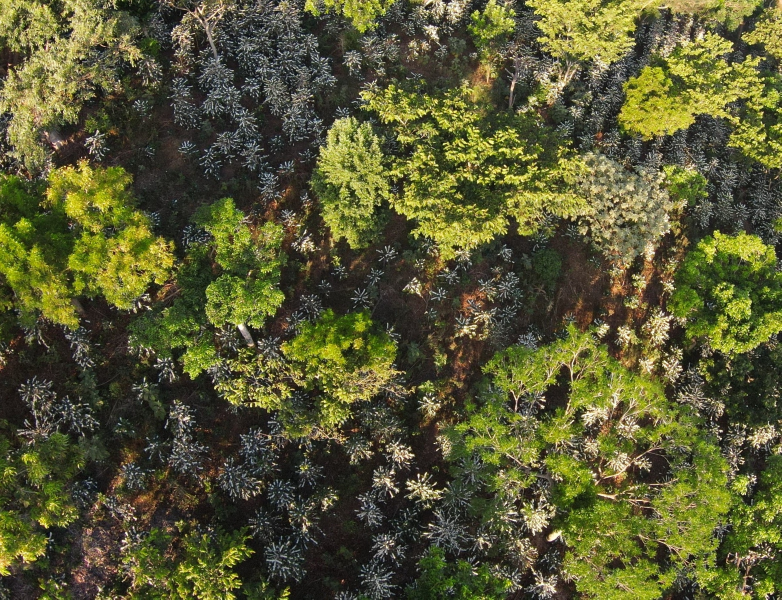
#> input picture Selection/Agricam_01F.JPG, 2344 x 1798 px (shown at 1/3 size); its folder holds only this picture in this run
$ python ShadesLevels.py
#> lines starting #> are read from the running program, lines starting #| are printed output that depends on the picture; after the words box and inside, x2 and y2 are one past the last pixel; in counts of white or black regions, pixels touching at a corner belong together
import cv2
import numpy as np
import math
import os

def calculate_area_per_pixel_factor(resolution_horizontal, resolution_vertical, focal_length, drone_height):
    # Convertir el ángulo de apertura a radianes
    angle_of_view_rad = math.radians(focal_length)
    # Calcular el tamaño del píxel en metros en ambas dimensiones
    pixel_size_horizontal_m = 2 * drone_height * math.tan(angle_of_view_rad / 2) / resolution_horizontal
    pixel_size_vertical_m = 2 * drone_height * math.tan(angle_of_view_rad / 2) / resolution_vertical
    # Calcular el factor de conversión de área por píxel (metros cuadrados/píxel)
    factor = pixel_size_horizontal_m * pixel_size_vertical_m
    return factor

def Image_Reading(image_path):
    # Load the image using OpenCV
#> called with image_path = './Selection/Agricam_01F.JPG'
    image = cv2.imread(image_path)
#> image is the input picture: shape (1798, 2344, 3); mean B, G, R 51.4, 89.1, 88.8
    if image is None:
        print("Could not load the image.")
        return
    else:
        return image

def Apply_Green_Highlight(image):
    # Convert image to HSV color space
    hsv_image = cv2.cvtColor(image, cv2.COLOR_BGR2HSV)

    # Define the range of green color in HSV
    lower_green = np.array([24, 40, 40])
    upper_green = np.array([90, 255, 255])

    # Create a mask for green color
    green_mask = cv2.inRange(hsv_image, lower_green, upper_green)

    # Create a black image of the same size as input
    highlight_image = np.zeros_like(image)

    # Set the green region in the highlight image
    highlight_image[green_mask > 0] = [0, 255, 0]  # Highlight in green

    # Combine the highlight image and the original image
    highlighted_image = cv2.addWeighted(image, 0.7, highlight_image, 0.3, 0)

    return highlighted_image, green_mask

def Apply_TopHat(image):
    # Define the kernel size for top hat
    kernel_size = (10, 10)

    # Create a rectangular kernel
    kernel = cv2.getStructuringElement(cv2.MORPH_RECT, kernel_size)

    # Apply the grayscale open operation as top hat
    top_hat = cv2.morphologyEx(image, cv2.MORPH_OPEN, kernel)

    return top_hat

# [11 lines left out: function Apply_ClosingAndOpening, not called in this run]

def Apply_OpeningAndClosing(image, kernel_size1,kernel_size2):


    # Create a rectangular kernel
    kernel1 = cv2.getStructuringElement(cv2.MORPH_RECT, kernel_size1)
    kernel2 = cv2.getStructuringElement(cv2.MORPH_RECT, kernel_size2)

    # Apply the opening operation
    opened_image = cv2.morphologyEx(image, cv2.MORPH_OPEN, kernel2)

    # Apply the closing operation
    closed_image = cv2.morphologyEx(opened_image, cv2.MORPH_CLOSE, kernel1)

    return closed_image

def filter_objects_by_area(binary_image, min_contour_area):
    # Find contours in the binary image
    contours, _ = cv2.findContours(binary_image, cv2.RETR_EXTERNAL, cv2.CHAIN_APPROX_SIMPLE)

    # Create an image to store the selected objects
    selected_objects_image = np.zeros_like(binary_image)

    for contour in contours:
        contour_area = cv2.contourArea(contour)
        if contour_area >= min_contour_area:
            cv2.drawContours(selected_objects_image, [contour], -1, 255, -1)

    return selected_objects_image

def Percentage_shades(segment_mask):
    # Calculate the percentage of white and black pixels in the segment mask
    total_pixels = segment_mask.shape[0] * segment_mask.shape[1]
    white_pixels = np.sum(segment_mask == 255)
    shades_percentage = (white_pixels / total_pixels) * 100

    # Value of shades in square meters
    # Datos proporcionados
    resolution_horizontal = 3840  # Resolución horizontal de la imagen en píxeles
    resolution_vertical = 2160    # Resolución vertical de la imagen en píxeles
    focal_length_deg = 155         # Ángulo de apertura focal en grados
    drone_height_m = 28          # Altura del dron sobre el terreno en metros
    factor = calculate_area_per_pixel_factor(resolution_horizontal, resolution_vertical, focal_length_deg, drone_height_m)

    shades_decimal= white_pixels * factor

    print(f"Shades[%]: {shades_percentage:.2f}%")
    print(f"Shades[\u33A1]: {shades_decimal:.2f}")

def Display_and_Save_Images(resized_image, gree_image1,green_mask1,top_hat_image,gree_image2,green_mask2,Apply_OpeningAndClosing_Image,Filtered_byArea_Image,  segmented_result, image_name):
    #cv2.imshow('Original Image', original_image)
    #cv2.imshow('Segment result', segmented_result)

    # Save the images to the "results" folder
    result_folder = "./results"
    os.makedirs(result_folder, exist_ok=True)


    original_image_path = os.path.join(result_folder, f"{image_name}_original.jpg")
    gree_image1_image_path = os.path.join(result_folder, f"{image_name}_gree_image1.jpg")
    green_mask1_image_path = os.path.join(result_folder, f"{image_name}_green_mask1.jpg")
    top_hat_image_image_path = os.path.join(result_folder, f"{image_name}_top_hat.jpg")
    gree_image2_image_path = os.path.join(result_folder, f"{image_name}_gree_image2.jpg")
    green_mask2_image_path = os.path.join(result_folder, f"{image_name}_green_mask2.jpg")
    Apply_OpeningAndClosing_Image_image_path = os.path.join(result_folder, f"{image_name}_Apply_OpeningAndClosing.jpg")
    Filtered_byArea_Image_Image_image_path =os.path.join(result_folder, f"{image_name}_Filtered_byArea.jpg")
    segmented_result_path = os.path.join(result_folder, f"{image_name}_segmented.jpg")


    cv2.imwrite(original_image_path, resized_image)
    cv2.imwrite(gree_image1_image_path, gree_image1)
    cv2.imwrite(green_mask1_image_path, green_mask1)
    cv2.imwrite(top_hat_image_image_path, top_hat_image)
    cv2.imwrite(gree_image2_image_path, gree_image2)
    cv2.imwrite(green_mask2_image_path, green_mask2)
    cv2.imwrite(Apply_OpeningAndClosing_Image_image_path, Apply_OpeningAndClosing_Image)
    cv2.imwrite(Filtered_byArea_Image_Image_image_path, Filtered_byArea_Image)
    cv2.imwrite(segmented_result_path, segmented_result)

    cv2.waitKey(1000)  # Display images for 1 second
    cv2.destroyAllWindows()

def get_image_paths_in_folder(folder_path, extensions=[".jpg", ".png", ".jpeg"]):
    image_paths = []

    for root, _, files in os.walk(folder_path):
        for file in files:
            if any(file.lower().endswith(ext) for ext in extensions):
                image_paths.append(os.path.join(root, file))

    return image_paths


if __name__ == "__main__":
    image_paths = get_image_paths_in_folder('./Selection/')
    for elemento in image_paths:
        #Read Image path
        image_name = os.path.splitext(os.path.basename(elemento))[0]
        #Read Image
        original_image = Image_Reading(elemento)
        #Resize Image
        resized_image = cv2.resize(original_image, (800, 600))
        #Filtered by color
        gree_image1, green_mask1 = Apply_Green_Highlight(resized_image)
#> in Apply_Green_Highlight, `green_mask = cv2.inRange(hsv_image, lower_green, upper_green)`:
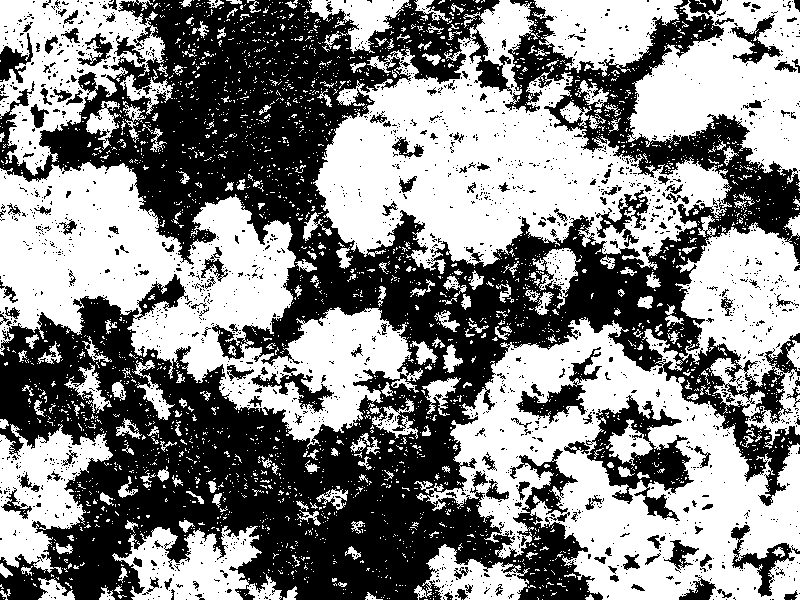
#> green_mask: shape (600, 800); 52.6% white; 2043 black regions (1867 under 20 px), largest, box (x1, y1, x2, y2) and area: (0, 0, 800, 600) 200007, (586, 395, 694, 522) 5028, (516, 347, 602, 424) 1676
#> in Apply_Green_Highlight, `highlighted_image = cv2.addWeighted(image, 0.7, highlight_image, 0.3, 0)`:
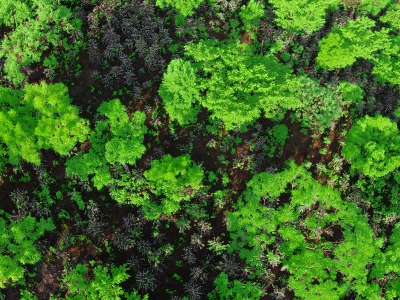
#> highlighted_image: shape (600, 800, 3) (shown at 1/2 size); mean B, G, R 35.9, 102.5, 62.1
        #Apply Top-Hat filter
        top_hat_image = Apply_TopHat(gree_image1)
#> in Apply_TopHat, `top_hat = cv2.morphologyEx(image, cv2.MORPH_OPEN, kernel)`:
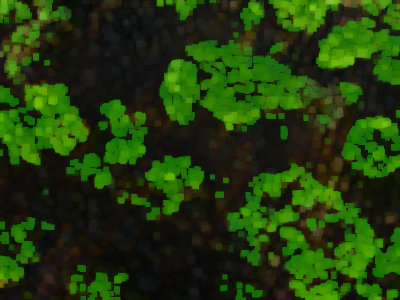
#> top_hat: shape (600, 800, 3) (shown at 1/2 size); mean B, G, R 10.2, 59.4, 32.7
        #Green mask application
        gree_image2, green_mask2 = Apply_Green_Highlight(top_hat_image)
#> in Apply_Green_Highlight (call 2), `highlighted_image = cv2.addWeighted(image, 0.7, highlight_image, 0.3, 0)`:
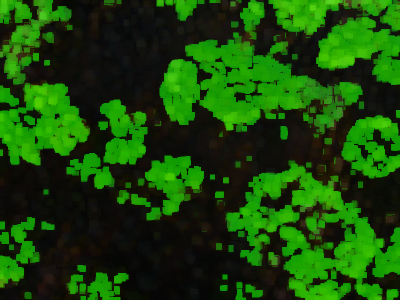
#> highlighted_image: shape (600, 800, 3) (shown at 1/2 size); mean B, G, R 7.2, 72.2, 22.9
        Apply_OpeningAndClosing_Image = Apply_OpeningAndClosing(green_mask2, (15, 15), (10, 10))
#> in Apply_OpeningAndClosing, `closed_image = cv2.morphologyEx(opened_image, cv2.MORPH_CLOSE, kernel1)`:
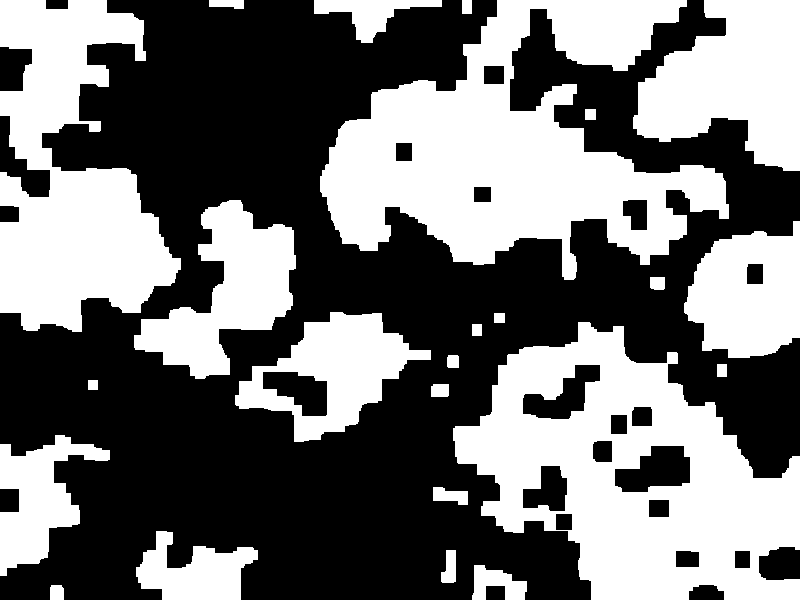
#> closed_image: shape (600, 800); 44.9% white; 24 white regions
        #Segmentation by area
        Filtered_byArea_Image = filter_objects_by_area(green_mask2, 500)
#> in filter_objects_by_area, `contours, _ = cv2.findContours(binary_image, cv2.RETR_EXTERNAL, cv2.CH..`: contours = 117 contours, 41 with area under 20; largest, box (x1, y1, x2, y2) and area: (452, 321, 800, 600) 51150, (319, 65, 725, 269) 41196, (0, 161, 180, 331) 19150, (632, 34, 800, 170) 13506, (683, 230, 800, 357) 9862
#> the loop in filter_objects_by_area, `for contour in contours:` made 117 passes
#> contour_area on passes 2, 3, 4, 6, 7, 8, 9, 11: 160, 411.5, 257.5, 148.5, 509, 227, 129.5, 689.5
#> after the loop in filter_objects_by_area, `for contour in contours:`:
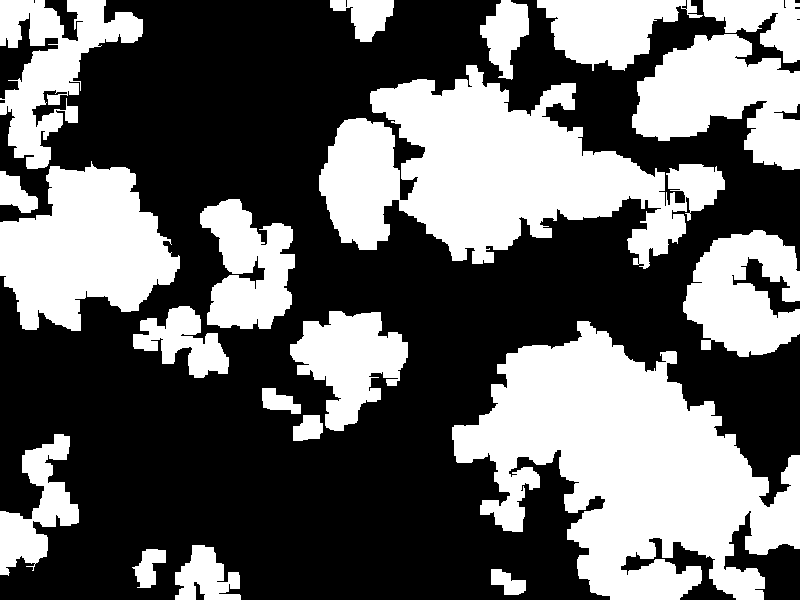
#> selected_objects_image: shape (600, 800); 40.3% white; 20 white regions, largest, box (x1, y1, x2, y2) and area: (452, 321, 800, 600) 52395, (319, 65, 725, 269) 42425, (0, 161, 180, 331) 19546
        segmented_result = cv2.bitwise_and(resized_image, resized_image, mask=Filtered_byArea_Image)
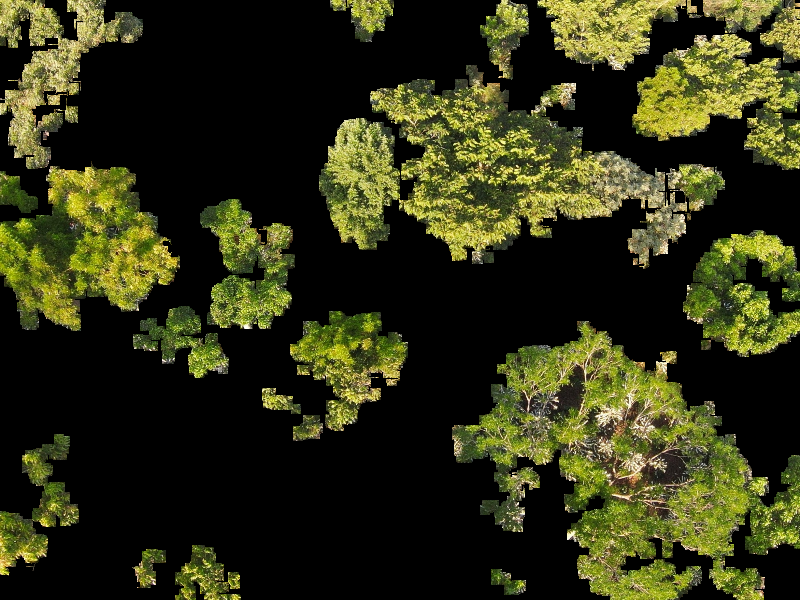
#> segmented_result: shape (600, 800, 3); mean B, G, R 21.5, 50.2, 48.6
        #Percentage by area
        Percentage_shades(Filtered_byArea_Image)
#> in Percentage_shades, `white_pixels = np.sum(segment_mask == 255)`: white_pixels = 193579
#> in Percentage_shades, `shades_percentage = (white_pixels / total_pixels) * 100`: shades_percentage = 40.33
#> in Percentage_shades, `shades_decimal= white_pixels * factor`: shades_decimal = 1489.2
#| Shades[%]: 40.33%
#| Shades[㎡]: 1489.15
        #Results
        Display_and_Save_Images(resized_image, gree_image1,green_mask1,top_hat_image,gree_image2,green_mask2,Apply_OpeningAndClosing_Image,Filtered_byArea_Image,  segmented_result, image_name)

$ run again, on Selection/Agricam_05V.jpg
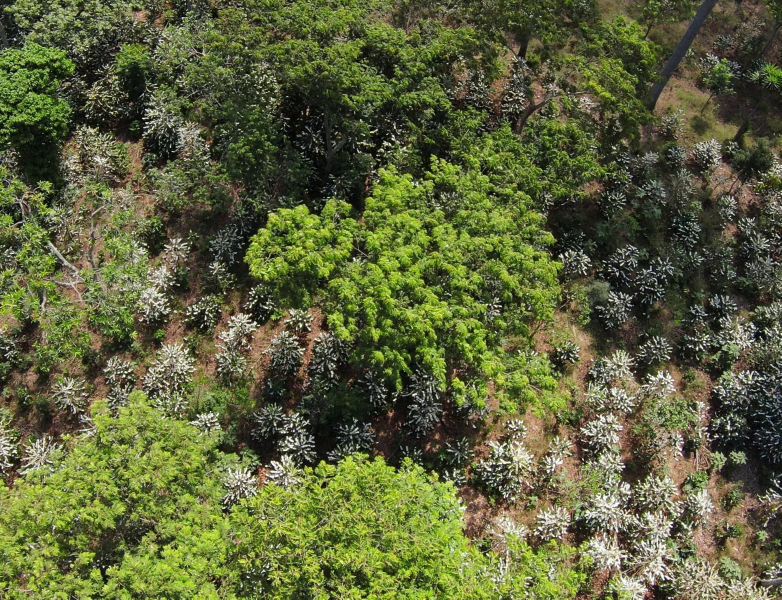
#> input picture Selection/Agricam_05V.jpg, 2344 x 1798 px (shown at 1/3 size)
#> in Image_Reading, image is the input picture: shape (1798, 2344, 3); mean B, G, R 59.8, 99.1, 93.8
#> hsv_image: shape (600, 800, 3); mean H, S, V 35.5, 109.2, 102.2
#> in Apply_Green_Highlight, `green_mask = cv2.inRange(hsv_image, lower_green, upper_green)`:
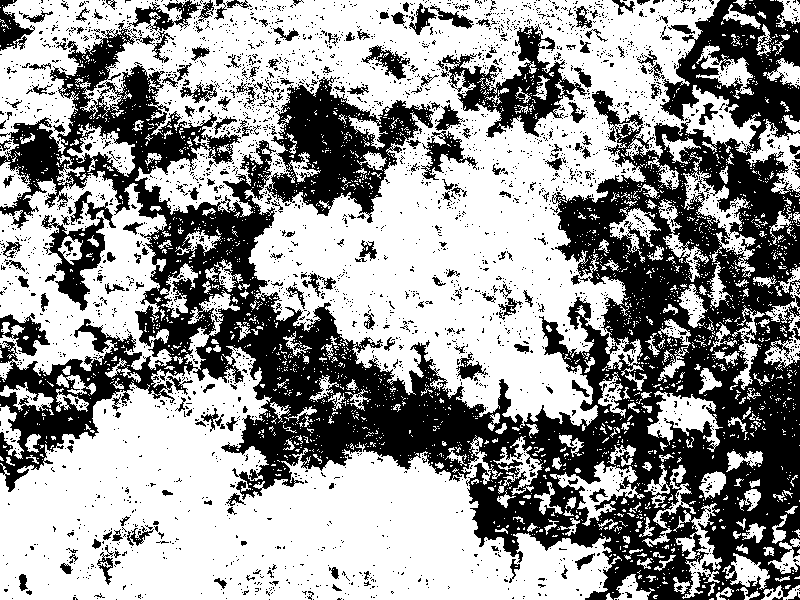
#> green_mask: shape (600, 800); 59.5% white; 3247 black regions (3017 under 20 px), largest, box (x1, y1, x2, y2) and area: (0, 0, 800, 600) 149598, (265, 76, 434, 223) 10694, (442, 24, 587, 138) 5325
#> hsv_image: shape (600, 800, 3); mean H, S, V 40.6, 188.5, 63.4
#> green_mask: shape (600, 800); 44.5% white; 188 white regions (45 under 20 px), largest, box (x1, y1, x2, y2) and area: (0, 344, 606, 600) 78820, (252, 164, 623, 439) 42648, (0, 177, 177, 395) 18189
#> opened_image: shape (600, 800); 43.1% white; 139 white regions, largest, box (x1, y1, x2, y2) and area: (0, 345, 607, 600) 77510, (253, 165, 600, 425) 41617, (0, 178, 175, 377) 16279
#> closed_image: shape (600, 800); 50.1% white; 28 black regions
#> contours = 188 contours, 53 with area under 20; largest, box (x1, y1, x2, y2) and area: (0, 344, 606, 600) 81026, (252, 164, 623, 439) 43658, (0, 177, 177, 395) 17516, (291, 0, 432, 102) 6258, (559, 48, 647, 151) 3910
#> the loop in filter_objects_by_area, `for contour in contours:` made 188 passes
#> contour_area on passes 1, 5, 6: 75.5, 326, 465
#> `segmented_result = cv2.bitwise_and(resized_image, resized_image, mask=..`:
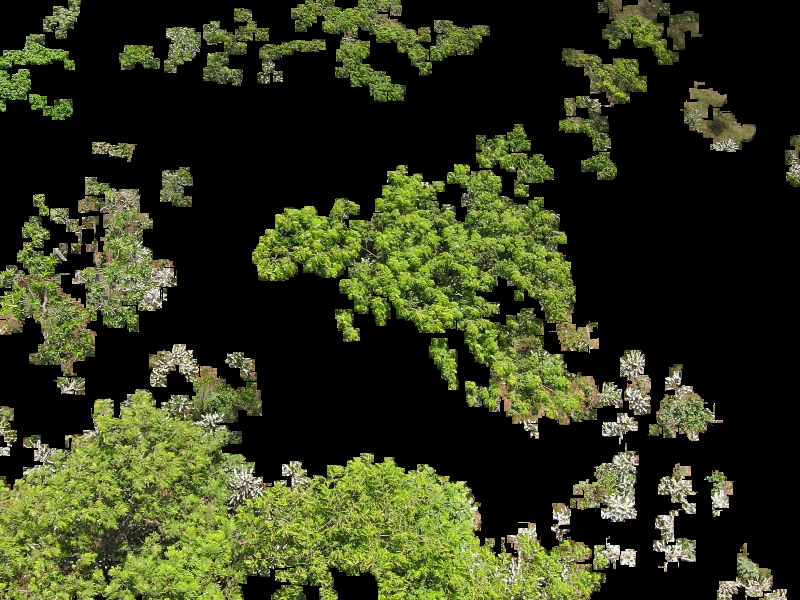
#> segmented_result: shape (600, 800, 3); mean B, G, R 27.3, 54.4, 49
#> white_pixels = 196673
#> shades_percentage = 40.97
#> shades_decimal = 1513
#| Shades[%]: 40.97%
#| Shades[㎡]: 1512.95

$ run again, on Selection/Agricam_06V.jpg
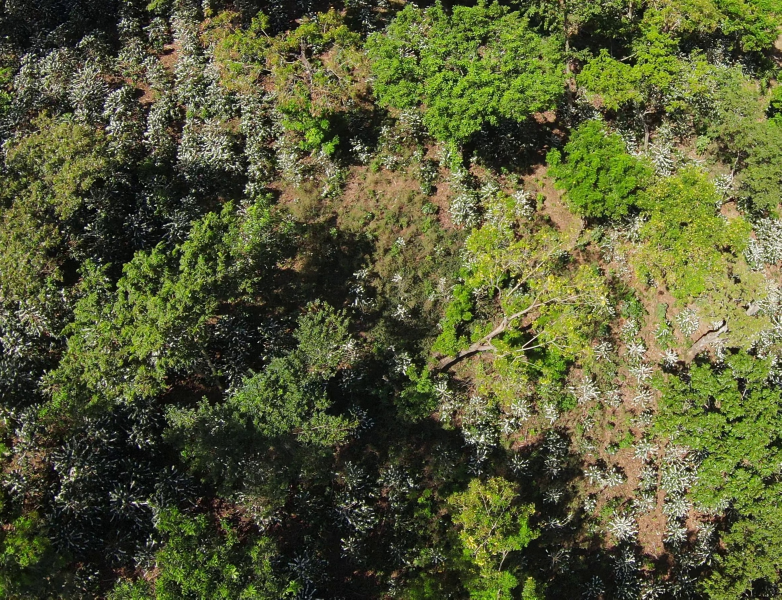
#> input picture Selection/Agricam_06V.jpg, 2344 x 1798 px (shown at 1/3 size)
#> in Image_Reading, image is the input picture: shape (1798, 2344, 3); mean B, G, R 53.5, 91.9, 87.8
#> hsv_image: shape (600, 800, 3); mean H, S, V 37.1, 110.4, 94.9
#> in Apply_Green_Highlight, `green_mask = cv2.inRange(hsv_image, lower_green, upper_green)`:
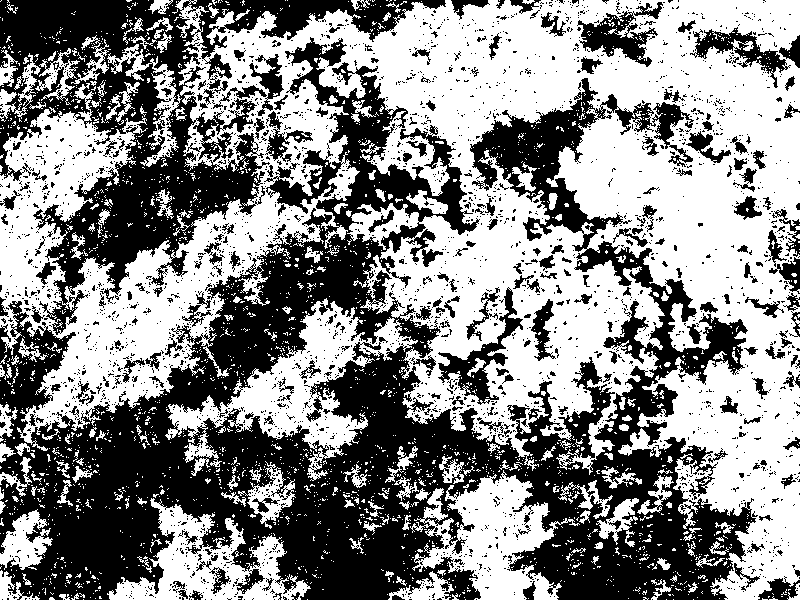
#> green_mask: shape (600, 800); 53.7% white; 2784 black regions (2558 under 20 px), largest, box (x1, y1, x2, y2) and area: (0, 37, 758, 600) 148197, (0, 0, 446, 335) 41632, (438, 287, 523, 405) 2225
#> hsv_image: shape (600, 800, 3); mean H, S, V 41.4, 189.4, 55.9
#> green_mask: shape (600, 800); 39.8% white; 132 white regions (38 under 20 px), largest, box (x1, y1, x2, y2) and area: (174, 0, 800, 600) 142948, (459, 479, 546, 600) 5804, (4, 115, 111, 211) 4366
#> opened_image: shape (600, 800); 38.6% white; 101 white regions, largest, box (x1, y1, x2, y2) and area: (345, 0, 800, 600) 125929, (460, 480, 547, 600) 5771, (279, 67, 368, 188) 5181
#> closed_image: shape (600, 800); 45.2% white; 24 white regions
#> contours = 118 contours, 31 with area under 20; largest, box (x1, y1, x2, y2) and area: (174, 0, 800, 600) 166343, (459, 479, 546, 600) 5590, (4, 115, 111, 211) 4095, (55, 291, 121, 388) 3090, (123, 252, 183, 359) 3076
#> the loop in filter_objects_by_area, `for contour in contours:` made 118 passes
#> contour_area on passes 1, 2, 3, 4, 5, 6, 8, 9: 69.5, 110.5, 138, 142, 222.5, 167.5, 153.5, 1170
#> `segmented_result = cv2.bitwise_and(resized_image, resized_image, mask=..`:
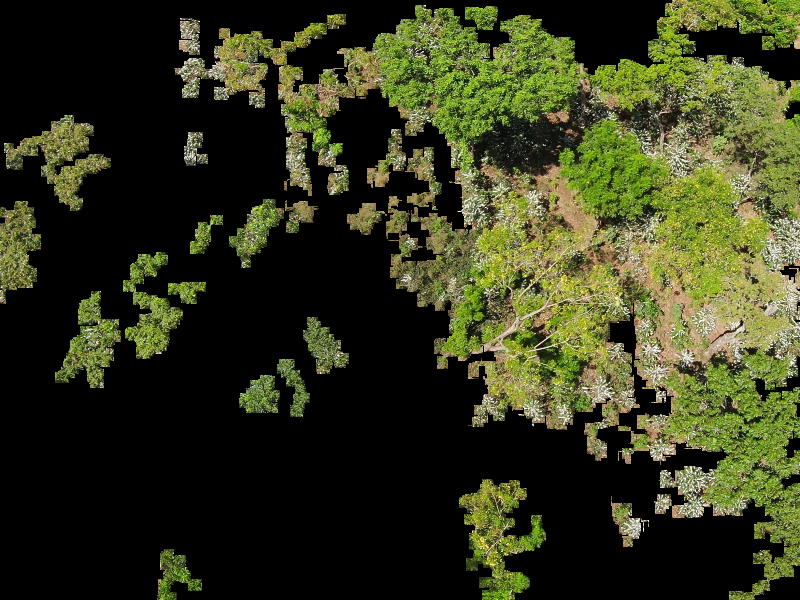
#> segmented_result: shape (600, 800, 3); mean B, G, R 28.2, 55.2, 52
#> white_pixels = 204053
#> shades_percentage = 42.51
#> shades_decimal = 1569.7
#| Shades[%]: 42.51%
#| Shades[㎡]: 1569.73
